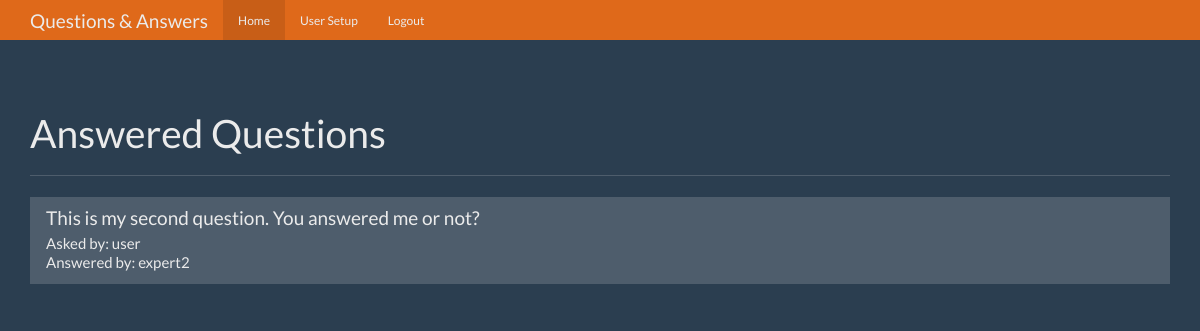
The page / (signed in) on the database its author committed.
### tables this page shows
CREATE TABLE questions (
    id integer primary key autoincrement,
    question_text text not null,
    answer_text text,
    asked_by_id integer not null,
    expert_id integer not null
);

CREATE TABLE users (
    id integer primary key autoincrement,
    name text not null,
    password text not null,
    expert boolean not null,
    admin boolean not null
);

### app.py (the view)
@app.route('/')
def home():
    user = get_current_user()
    db = get_db()
    questions_cur = db.execute('''select questions.id
                                        as question_id
                                    , questions.question_text
                                    , askers.name
                                        as asker_name
                                    , experts.name
                                        as expert_name
                                from questions
                                join users as askers
                                    on askers.id = questions.asked_by_id
                                join users as experts
                                     on experts.id = questions.expert_id
                                where questions.answer_text is not null''')
    questions_res = questions_cur.fetchall()
    return render_template('home.html', user=user, questions=questions_res)

### app.py (called while the page is built)
def get_current_user():
    res = None
    if 'user' in session:
        db = get_db()
        user_cur = db.execute('select * from users where name = ?', [session['user']])
        res = user_cur.fetchone()
    return res

### database.py (called while the page is built)
def connect_db():
    sql = sqlite3.connect(DB_NAME)
    sql.row_factory = sqlite3.Row
    return sql

def get_db():
    if not hasattr(g, DB_NAME):
        g.sqlite_db = connect_db()
    return g.sqlite_db

### templates/home.html (shortened to what this page needs)
{% extends '_base.html' %}
{% block content %}
<div class="page-header">
  <h1>Answered Questions</h1>
</div>
<div class="row">
  <div class="col-lg-12">
    <div class="list-group">
      {% for el in questions %}
      <a href="{{ url_for('question', question_id=el['question_id']) }}" class="list-group-item">
        <h4 class="list-group-item-heading">{{ el['question_text'] }}</h4>
        <p class="list-group-item-text">Asked by: {{ el['asker_name'] }}</p>
        <p class="list-group-item-text">Answered by: {{ el['expert_name'] }}</p>
      </a>
      {% endfor %}
    </div>
  </div>
</div>
{% endblock %}

### static/theme.css (style rules this page uses)
body { padding-top: 70px; padding-bottom: 30px; }

### rows shown on the page
questions: question_text "This is my second question. You answered me or not?", asker_name "user", expert_name "expert2"
